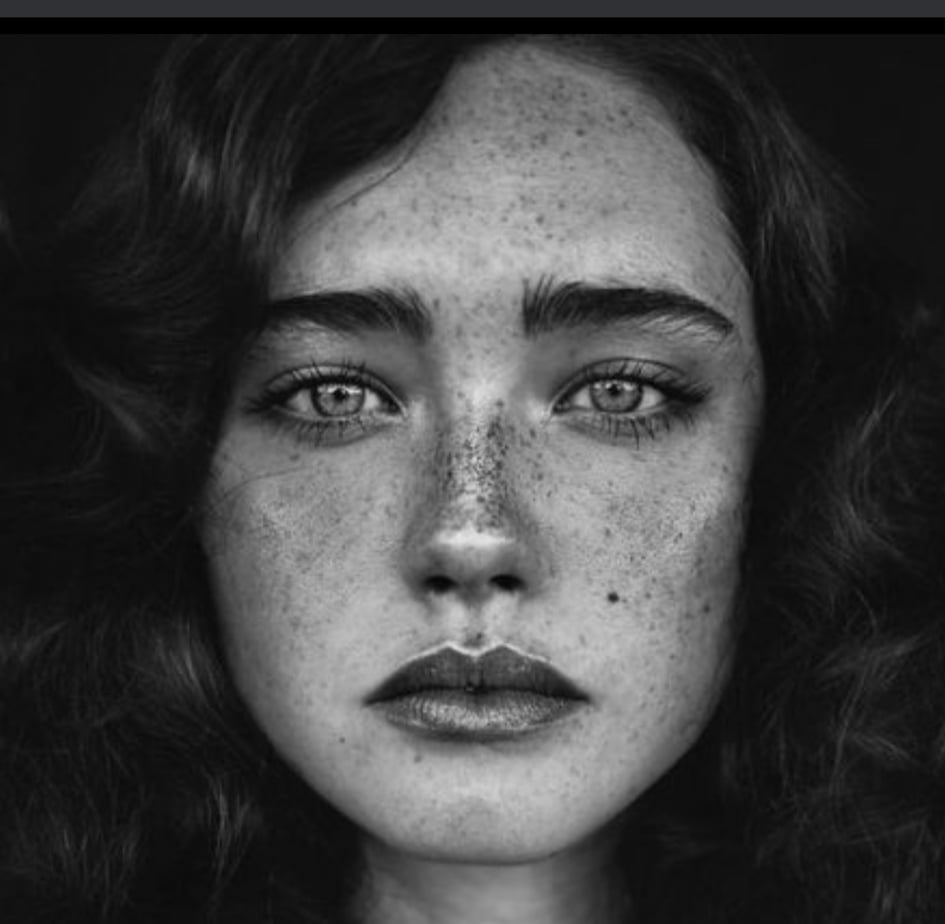
#> input picture slika2.png, 945 x 924 px
$ python proj4.py   (older library calls are emulated)
#> lines starting #> are read from the running program, lines starting #| are printed output that depends on the picture; after the words box and inside, x2 and y2 are one past the last pixel; in counts of white or black regions, pixels touching at a corner belong together
import numpy as np
import cv2
import plotly.express as px
import matplotlib.pyplot as plt


img = cv2.imread('slika2.png', 0)
#img = cv2.resize(img,(550,500),interpolation=cv2.INTER_AREA)
mean, std = cv2.meanStdDev(img)
#> mean = [63.9]; std = [57.49]
original = img.copy()

#BINARIZATION
k1 = 0.65
k2 = 0.8
t = np.uint8(k1*std + k2*mean)
#> t = [88]
img = cv2.threshold(img, t[0,0], 255, cv2.THRESH_BINARY)[1]
#> img: shape (924, 945); 32.3% white; 54 white regions (39 under 20 px), largest, box (x1, y1, x2, y2) and area: (221, 48, 752, 861) 270087, (382, 860, 570, 924) 8987, (318, 385, 362, 414) 658

#CONNECTED COMPONENT LABELING
num_labels, labels = cv2.connectedComponents(img) #num_labels-broj povezanih komp, labels-razliciti brojevi su razl povezane komp, 0 je pozadina
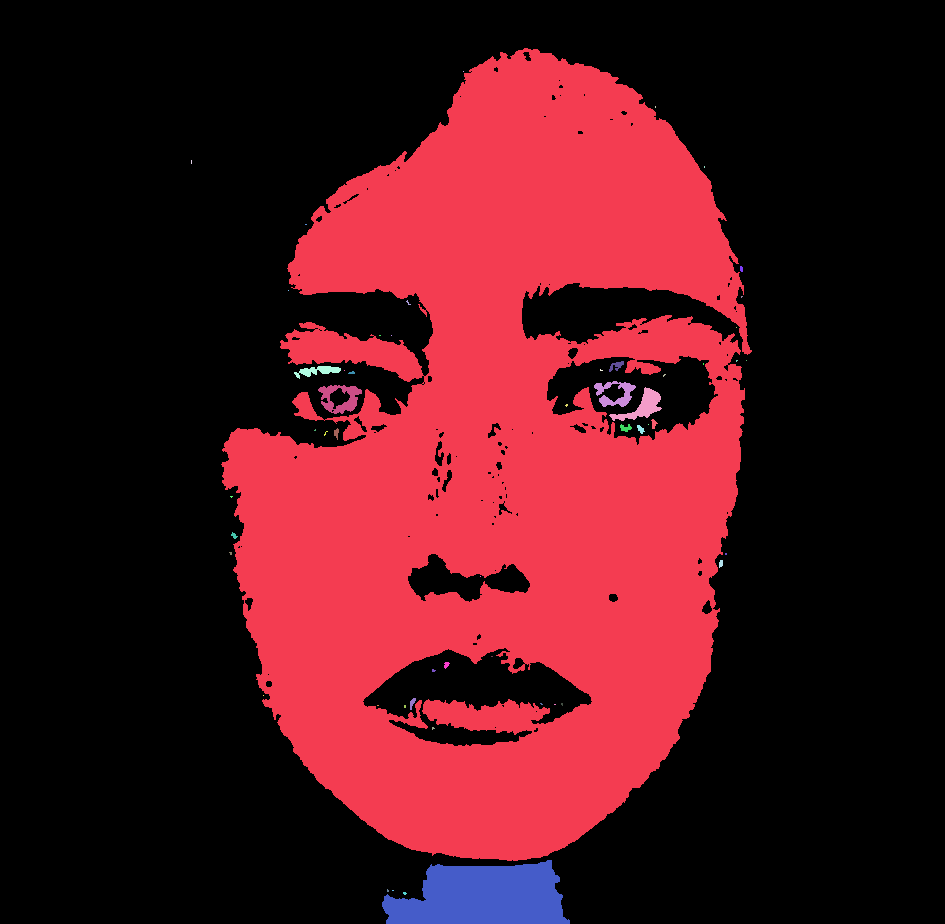
#> labels: shape (924, 945) int32; 55 distinct labels, from 0 to 54; one colour per label, 0 black
#> num_labels = 55
labels_row = labels.ravel()
labels_count = np.bincount(labels_row) #koliko se koji broj pojavljuje
#> labels_count = 55 values, max 591469 at index 0, min 1 at index 2, mean 15876
labels_sort = np.sort(labels_count)[::-1] #sortira u opadajucem redosledu
#> labels_sort = 55 values, max 591469 at index 0, min 1 at index 46, mean 15876
num = labels_sort[1] #najvise puta se pojavljuje broj koji predstavlja pozadinu, a drugi po redu najvise je onaj koji predstavlja lice
#> num = 270087
idx = np.where(labels_count == num)  #to je broj koji predstavlja lice
#> idx = ([1],)

#HOLE FILLING
img2 = np.zeros(img.shape)
for i in range(0,img.shape[0]):
    for j in range(0,img.shape[1]):
        if(labels[i,j]==idx[0][0]):
            img2[i,j] = img[i,j]    #img2 je binarna slika koja ima bele samo piksele koji pripadaju povezanoj komponenti koja predstavlja lice
#> img2: shape (924, 945) float64; 30.9% white; 1 white region, box (x1, y1, x2, y2) and area: (221, 48, 752, 861) 270087

fig = px.imshow(img2, color_continuous_scale='gray')
#fig.show()
se = np.ones((14,14),np.uint8)#ovo ni ne mora
img_cl = cv2.morphologyEx(img2, cv2.MORPH_CLOSE, se)  #ovo ni ne mora
#> img_cl: shape (924, 945) float64; 31.8% white; 1 white region
fig1 = px.imshow(img_cl,color_continuous_scale='gray')
#fig1.show()

#BOUNDING BOX
contours, hierarchy = cv2.findContours(np.uint8(img2), cv2.RETR_EXTERNAL, cv2.CHAIN_APPROX_SIMPLE)
#> contours = 1 contour; box (x1, y1, x2, y2) and area: (221, 48, 752, 861) 292758
print(hierarchy)
#| [[[-1 -1 -1 -1]]]
for c in contours:
    x, y, w, h = cv2.boundingRect(c) #(x,y) are the top-left coordinate of the rectangle and (w,h) are its width and height.
    cv2.rectangle(original, (x, y), (x + w, y + h), (255,0,0), 2) #na original se iscrtava box, (255,0,0),2 je vezano za boju boxa
    face = original[y:y + h, x:x + w]
    cv2.imwrite("face.png", face)
#> this loop made 1 pass
#> (x, y, w, h) on pass 1: (221, 48, 531, 813)
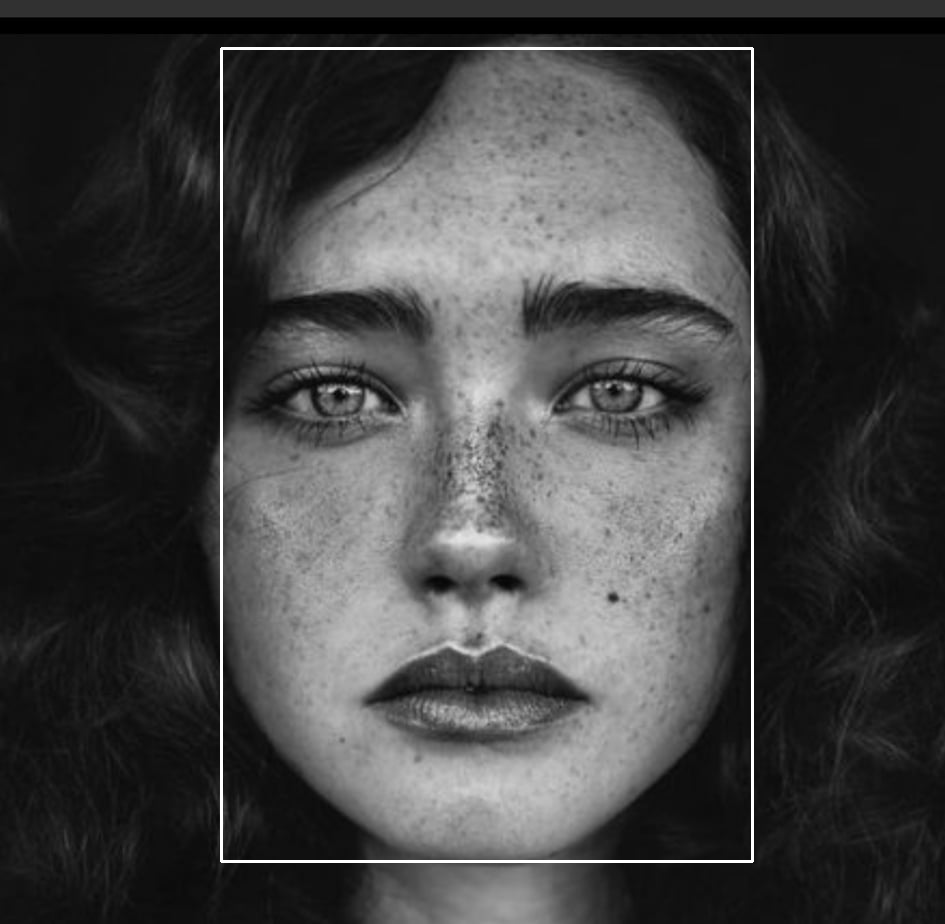
#> original: shape (924, 945); min 0, max 255, mean 65.9


fig2 = px.imshow(original, color_continuous_scale='gray')
#fig2.show()

#ISECI LICE
img_face = cv2.imread('face.png', 0)
fig3 = px.imshow(img_face, color_continuous_scale='gray')
#fig3.show()

#DETEKCIJA OCIJU, USTA I NOSA
#MASKING

mask1 = np.zeros(img_face.shape)
mask1[np.int(img_face.shape[0]/10*3):np.int(img_face.shape[0]*5/9),5:(img_face.shape[1]-5)] = 255
fig4 = px.imshow(mask1, color_continuous_scale='gray')
#fig4.show()

mask2 = np.zeros(img_face.shape)
mask2[np.int(img_face.shape[0]*5/9):(img_face.shape[0]-5),5:(img_face.shape[1]-5)] = 255
#fig5 = px.imshow(mask2, color_continuous_scale='gray')
#fig5.show()

k11 = 0.65
k22 = 0.5
t1 = np.uint8(k11*std + k22*mean)
#> t1 = [69]
se1 = np.ones((3,3),np.uint8)
se2 = np.ones((15,15),np.uint8)

img_mask1 = img_face.copy()
img_mask1[mask1 == 0] = 0
img_mask1[mask1 != 0] = img_face[mask1 != 0]
part1 = cv2.threshold(img_mask1, t[0,0], 255, cv2.THRESH_BINARY)[1]
#> part1: shape (813, 531); 16.2% white; 34 white regions (21 under 20 px), largest, box (x1, y1, x2, y2) and area: (5, 243, 524, 451) 66058, (451, 243, 526, 306) 1235, (97, 337, 141, 366) 658
part1_cl = cv2.morphologyEx(part1, cv2.MORPH_OPEN, se1)
#> part1_cl: shape (813, 531); 16.1% white; 23 white regions (5 under 20 px), largest, box (x1, y1, x2, y2) and area: (5, 243, 524, 451) 61214, (60, 274, 202, 334) 3968, (456, 243, 526, 306) 1227

img_mask2 = img_face.copy()
img_mask2[mask2 == 0] = 0
img_mask2[mask2 != 0] = img_face[mask2 != 0]
part2 = cv2.threshold(img_mask2, t1[0,0], 255, cv2.THRESH_BINARY)[1]
#> part2: shape (813, 531); 32.9% white; 4 white regions (2 under 20 px), largest, box (x1, y1, x2, y2) and area: (5, 451, 519, 808) 141786, (250, 624, 257, 634) 41
part2_cl = cv2.morphologyEx(part2, cv2.MORPH_OPEN, se2)
#> part2_cl: shape (813, 531); 32.3% white; 1 white region, box (x1, y1, x2, y2) and area: (5, 451, 513, 808) 139613

part1_2 = np.zeros(part1.shape)
part2_2 = np.zeros(part2.shape)
for i in range(0,part1.shape[0]):
    for j in range(0, part1.shape[1]):
        if(part1_cl[i,j]==0):
            part1_2[i,j] = 255

for i in range(0,part2.shape[0]):
    for j in range(0, part2.shape[1]):
        if(part2_cl[i,j]==0):
            part2_2[i,j] = 255

fig6 = px.imshow(part1_2, color_continuous_scale='gray')
#fig6.show()
fig7 = px.imshow(part2_2, color_continuous_scale='gray')
#fig7.show()

#LABELING
num_labels1, labels1 = cv2.connectedComponents(np.uint8(part1_2))
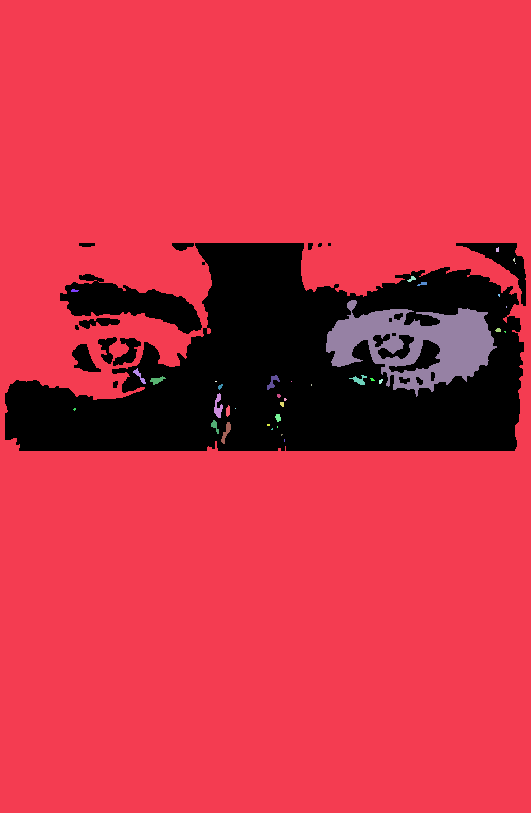
#> labels1: shape (813, 531) int32; 38 distinct labels, from 0 to 37; one colour per label, 0 black
#> num_labels1 = 38
num_labels2, labels2 = cv2.connectedComponents(np.uint8(part2_2))
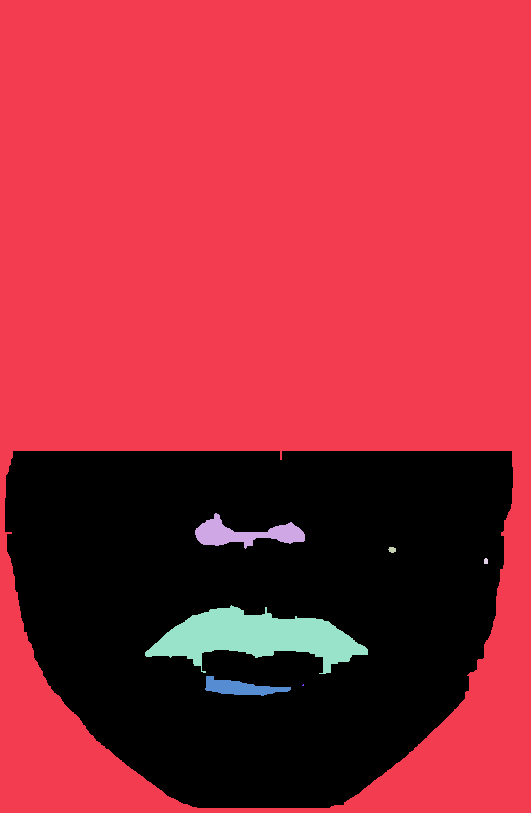
#> labels2: shape (813, 531) int32; 8 distinct labels, from 0 to 7; one colour per label, 0 black
#> num_labels2 = 8

####
label_hue = np.uint8(179*labels2/np.max(labels2))
blank_ch = 255 * np.ones_like(label_hue)
labeled_img = cv2.merge([label_hue, blank_ch, blank_ch])

labeled_img = cv2.cvtColor(labeled_img, cv2.COLOR_HSV2BGR)
labeled_img[label_hue == 0] = 0
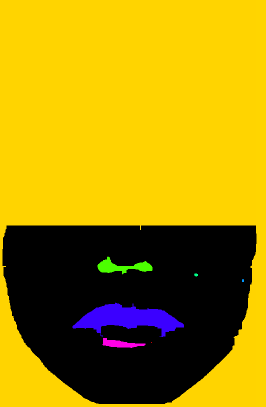
#> labeled_img: shape (813, 531, 3) (shown at 1/2 size); mean B, G, R 5, 139.5, 168.4

# Showing Original Image
plt.imshow(cv2.cvtColor(part2, cv2.COLOR_BGR2RGB))
plt.axis("off")
plt.title("Orginal Image")
plt.show()

# Showing Image after Component Labeling
plt.imshow(cv2.cvtColor(labeled_img, cv2.COLOR_BGR2RGB))
plt.axis('off')
plt.title("Image after Component Labeling")
plt.show()
###
#GORNJI DEO
labels1_row = labels1.ravel()
labels1_count = np.bincount(labels1_row) #koliko se koji broj pojavljuje
#> labels1_count = 38 values, max 353381 at index 1, min 1 at index 4, mean 11360.6
labels1_sort = np.sort(labels1_count)[::-1]
#> labels1_sort = 38 values, max 353381 at index 0, min 1 at index 35, mean 11360.6

num_el1 = len(labels1_sort)
#> num_el1 = 38
num1 = labels1_sort[2]
#> num1 = 8152
idx1 = np.where(labels1_count == num1)
#> idx1 = ([9],)

if(num_el1>=4):
    num2 = labels1_sort[3]
#> num2 = 122
    idx2 = np.where(labels1_count == num2)
#> idx2 = ([23],)

else:
    idx2=idx1

img_eyes = np.zeros(labels1.shape)
for i in range(0,labels1.shape[0]):
    for j in range(0,labels1.shape[1]):
        if(labels1[i,j]==idx1[0][0] or labels1[i,j]==idx2[0][0]):
            img_eyes[i,j] = part1_2[i,j]
#> img_eyes: shape (813, 531) float64; 1.9% white; 2 white regions

fig8 = px.imshow(img_eyes,color_continuous_scale='gray')
#fig8.show()

contours1, hierarchy1 = cv2.findContours(np.uint8(img_eyes), cv2.RETR_EXTERNAL, cv2.CHAIN_APPROX_SIMPLE)
#> contours1 = 2 contours; box (x1, y1, x2, y2) and area: (326, 300, 497, 397) 9110, (214, 393, 223, 418) 90
print(hierarchy1)
#| [[[ 1 -1 -1 -1]
#|   [-1  0 -1 -1]]]
w1=[]
h1=[]
x1=[]
y1=[]
i=0
c2 = max(contours1, key = cv2.contourArea)#the biggest countour (c) by the area
#> c2 = contour of 305 points, box (x1, y1, x2, y2) (326, 300, 497, 397), area 9110
c3 = min(contours1, key = cv2.contourArea)
#> c3 = contour of 30 points, box (x1, y1, x2, y2) (214, 393, 223, 418), area 90
if(len(contours1) == 1):
    c4 = contours1
    w1 = [0 for i in range(1)]
    h1 = [0 for i in range(1)]
    x1 = [0 for i in range(1)]
    y1 = [0 for i in range(1)]
else:
    c4 = (c2, c3)
#> c4 has the same summary as contours1
    w1 = [0 for i in range(2)]
    h1 = [0 for i in range(2)]
    x1 = [0 for i in range(2)]
    y1 = [0 for i in range(2)]

for c1 in c4:
    x1[i], y1[i], w1[i], h1[i] = cv2.boundingRect(c1) #(x,y) are the top-left coordinate of the rectangle and (w,h) are its width and height.
    if(np.array_equal(c1, c2, equal_nan=False)): #isctace box samo ako je on najveci
        cv2.rectangle(img_face, (x1[i], y1[i]), (x1[i] + w1[i], y1[i] + h1[i]), (255,0,0), 2) #na original se iscrtava box, (255,0,0),2 je vezano za boju boxa
    if(i==1):
        if((w1[1]*h1[1])<(w1[0]*h1[0])/2): #ako je jedan box duplo manji od drugog
            if (x1[0] < img_face.shape[1] / 2 - 5):  # detektovano je levo oko
                cv2.rectangle(img_face, (np.int(x1[0] + img_face.shape[1]/2), y1[0]),(np.int(x1[0] + img_face.shape[1]/2 + w1[0]), y1[0] + h1[0]), (255, 0, 0),2)  # simetricno preslikan drugi box
            else:  # detektovano je desno oko
                cv2.rectangle(img_face, (np.int(x1[0] - img_face.shape[1]/2), y1[0]),(np.int(x1[0] - img_face.shape[1]/2 + w1[0]), y1[0] + h1[0]),(255, 0, 0), 2)
        else:
            cv2.rectangle(img_face, (x1[i], y1[i]), (x1[i] + w1[i], y1[i] + h1[i]), (255, 0, 0), 2)
    elif (len(contours1) == 1):  # ako je detektovano samo jedno oko
        if (x1[i] < img_face.shape[1] / 2 - 5):  # detektovano je levo oko
            cv2.rectangle(img_face, (np.int(x1[i] + img_face.shape[1] / 2), y1[i]), (np.int(x1[i] + img_face.shape[1] / 2 + w1[i]), y1[i] + h1[i]), (255, 0, 0),2)  # simetricno preslikan drugi box
        else:  # detektovano je desno oko
            cv2.rectangle(img_face, (np.int(x1[i] - img_face.shape[1] / 2), y1[i]),(np.int(x1[i] - img_face.shape[1] / 2 + w1[i]), y1[i] + h1[i]), (255, 0, 0), 2)
    i=i+1
#> this loop made 2 passes
#> i on passes 1 to 2: 1, 2
#> after the loop, h1 = [97, 25]; i = 2; w1 = [171, 9]; x1 = [326, 214]; y1 = [300, 393]

#fig9 = px.imshow(img_face, color_continuous_scale='gray')
#fig9.show()


#DONJI DEO
labels2_row = labels2.ravel()
labels2_count = np.bincount(labels2_row) #koliko se koji broj pojavljuje
#> labels2_count = [139613, 281867, 1696, 37, 22, 7574, 891, 3]
labels2_sort = np.sort(labels2_count)[::-1]
#> labels2_sort = [281867, 139613, 7574, 1696, 891, 37, 22, 3]

num_el2 = len(labels2_sort)
#> num_el2 = 8

if(num_el2>=3): #ako ima bar usta ili nos
    num3 = labels2_sort[2]
#> num3 = 7574
    idx3 = np.where(labels2_count == num3)
#> idx3 = ([5],)
else: #ako nije nista detektovao
    idx3 = np.where(labels2_count == labels2_sort[0])

if(num_el2>=4): #sigurno ima dva elementa a to su lice i pozadina, 3. su usta a 4. nos
    num4 = labels2_sort[3]
#> num4 = 1696
    idx4 = np.where(labels2_count == num4)
#> idx4 = ([2],)

else:
    idx4 = idx3 #samo usta ili nos detektovao

img_mouth = np.zeros(part2.shape)
#> img_mouth: shape (813, 531) float64; every value is 0
for i in range(0,part2.shape[0]):
    for j in range(0,part2.shape[1]):
        if(num_el2>=3): #ako nije detektovao nista onda nece uci ovde tj img_mouth ce biti crna tj len(countors2)=0
            if(labels2[i,j]==idx3[0][0] or labels2[i,j]==idx4[0][0]):
                img_mouth[i,j] = part2_2[i,j]
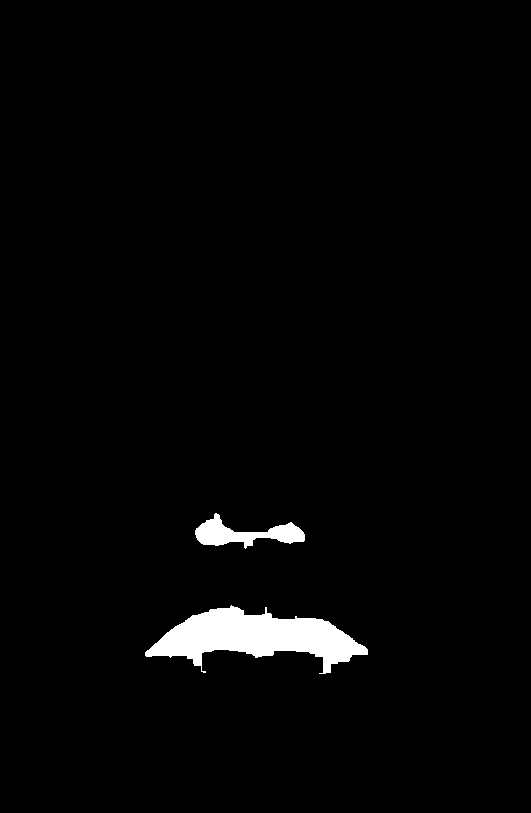
#> img_mouth: shape (813, 531) float64; 2.1% white; 2 white regions

fig9 = px.imshow(img_mouth,color_continuous_scale='gray')
fig9.show()

contours2, hierarchy2 = cv2.findContours(np.uint8(img_mouth), cv2.RETR_EXTERNAL, cv2.CHAIN_APPROX_SIMPLE)
#> contours2 = 2 contours; box (x1, y1, x2, y2) and area: (145, 605, 368, 674) 7294, (195, 513, 305, 549) 1567
print(len(contours2))
#| 2
w2=[]
h2=[]
x2=[]
y2=[]
j=0

if(num_el2>=3):
    c5 = max(contours2, key=cv2.contourArea)  # the biggest countour (c) by the area
#> c5 = contour of 185 points, box (x1, y1, x2, y2) (145, 605, 368, 674), area 7294
    c6 = min(contours2, key=cv2.contourArea)
#> c6 = contour of 98 points, box (x1, y1, x2, y2) (195, 513, 305, 549), area 1567
    if (len(contours2) == 1):
        c7 = contours2
        w2 = [0 for j in range(1)]
        h2 = [0 for j in range(1)]
        x2 = [0 for j in range(1)]
        y2 = [0 for j in range(1)]
    else:
        c7 = (c5, c6)
#> c7 has the same summary as contours2
        w2 = [0 for j in range(2)]
        h2 = [0 for j in range(2)]
        x2 = [0 for j in range(2)]
        y2 = [0 for j in range(2)]

    for c8 in c7:
        x2[j], y2[j], w2[j], h2[j] = cv2.boundingRect(c8) #(x,y) are the top-left coordinate of the rectangle and (w,h) are its width and height.
        if (np.array_equal(c8, c5, equal_nan=False)):  # isctace box samo ako je on najveci
            cv2.rectangle(img_face, (x2[j], y2[j]), (x2[j] + w2[j], y2[j] + h2[j]), (255, 0, 0),2)  #na original se iscrtava box, a boju boxa
        if (j == 1):
            if ((w2[1] * h2[1]) < (w2[0] * h2[0])/10):  # nos ili usta su tacka(tacka je 1)
                if (y2[1] < img_face.shape[0] / 4):  # usta su tacka, iscrtava usta
                    cv2.rectangle(img_face, (np.int(img_face.shape[1] * 0.25), np.int(img_face.shape[0] * 0.75)),(np.int(img_face.shape[1] * 0.25 + w1[0]), np.int(img_face.shape[0] * 0.75 + h1[0])),(255, 0, 0), 2)
                else:  #  nos je tacka, iscrvata nos
                    cv2.rectangle(img_face, (np.int(img_face.shape[1] * 0.3), np.int(img_face.shape[0] * 0.6)),(np.int(img_face.shape[1] * 0.3 + w1[0]), np.int(img_face.shape[0] * 0.6 + h1[0])),(255, 0, 0), 2)
                    #cv2.rectangle(img_face, (x2[0]+np.int(w2[0]/4), y2[0]-(h2[0])), (x2[0] +np.int(w2[0]/4)+ np.int(w2[0]/2), y2[0]-(h2[0])+np.int(h2[0]/2)), (255, 0, 0), 2)
            else:
                cv2.rectangle(img_face, (x2[j], y2[j]), (x2[j] + w2[j], y2[j] + h2[j]), (255, 0, 0), 2)
        elif (len(contours2) == 1):  # ako je detektovano samo usta ili nos
            if (y2[j] < img_face.shape[0] / 4):  # detektovano je usta
                cv2.rectangle(img_face, (np.int(img_face.shape[1]*0.3), np.int(img_face.shape[0]*0.6)), (np.int(img_face.shape[1]*0.3+w1[0]), np.int(img_face.shape[0]*0.6+h1[0])), (255, 0, 0), 2)
            else:  # detektovano je nos
                cv2.rectangle(img_face, (np.int(img_face.shape[1]*0.25), np.int(img_face.shape[0]*0.75)), (np.int(img_face.shape[1]*0.25+w1[0]), np.int(img_face.shape[0]*0.75+h1[0])), (255, 0, 0), 2)
        j=j+1
#> this loop made 2 passes
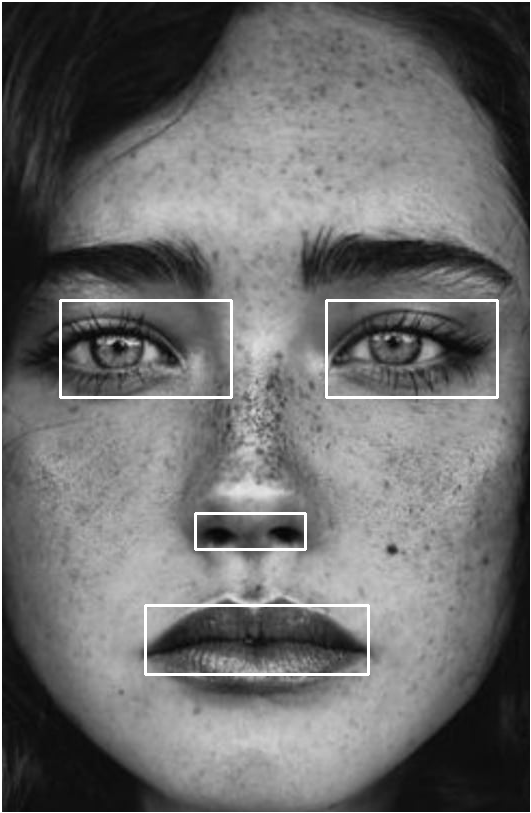
#> img_face: shape (813, 531); min 3, max 255, mean 108.2
#> after the loop, h2 = [69, 36]; j = 2; w2 = [223, 110]; x2 = [145, 195]; y2 = [605, 513]
else: #nije nista detektovao
    cv2.rectangle(img_face, (np.int(img_face.shape[1]*0.17), np.int(img_face.shape[0]*0.7)), (np.int(img_face.shape[1]*0.17+w1[0]*2), np.int(img_face.shape[0]*0.7+h1[0]*2)), (255, 0, 0), 2) #usta
    cv2.rectangle(img_face, (np.int(img_face.shape[1]*0.3), np.int(img_face.shape[0]*0.6)), (np.int(img_face.shape[1]*0.3+w1[0]), np.int(img_face.shape[0]*0.6+h1[0])), (255, 0, 0), 2) #nos

fig10 = px.imshow(img_face, color_continuous_scale='gray')
fig10.show()
